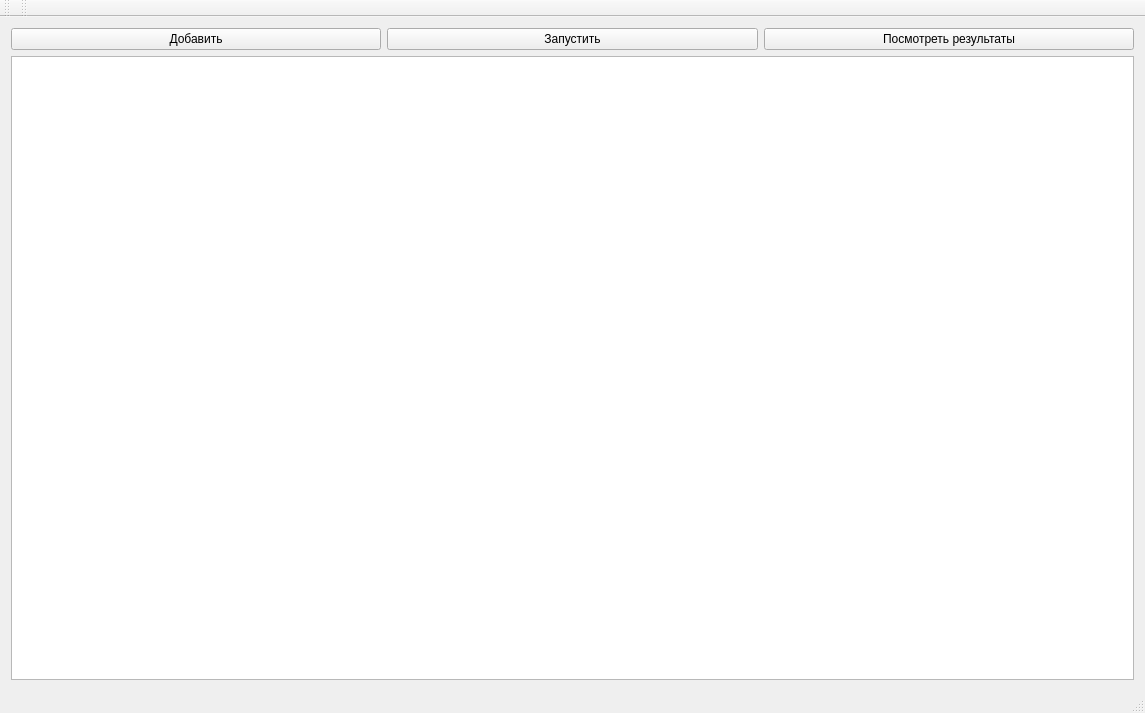
<?xml version="1.0" encoding="UTF-8"?>
<ui version="4.0">
 <class>MainWindow</class>
 <widget class="QMainWindow" name="MainWindow">
  <property name="geometry">
   <rect>
    <x>0</x>
    <y>0</y>
    <width>1145</width>
    <height>713</height>
   </rect>
  </property>
  <property name="windowTitle">
   <string>MainWindow</string>
  </property>
  <widget class="QWidget" name="centralWidget">
   <layout class="QVBoxLayout" name="verticalLayout">
    <item>
     <layout class="QHBoxLayout" name="horizontalLayout">
      <item>
       <widget class="QPushButton" name="AddExperimentButton">
        <property name="text">
         <string>Добавить</string>
        </property>
       </widget>
      </item>
      <item>
       <widget class="QPushButton" name="startExperimentButton">
        <property name="text">
         <string>Запустить</string>
        </property>
       </widget>
      </item>
      <item>
       <widget class="QPushButton" name="viewResultsButton">
        <property name="text">
         <string>Посмотреть результаты</string>
        </property>
       </widget>
      </item>
     </layout>
    </item>
    <item>
     <widget class="QTableView" name="experimentsTableView">
      <property name="selectionBehavior">
       <enum>QAbstractItemView::SelectRows</enum>
      </property>
     </widget>
    </item>
   </layout>
  </widget>
  <widget class="QMenuBar" name="menuBar">
   <property name="geometry">
    <rect>
     <x>0</x>
     <y>0</y>
     <width>1145</width>
     <height>20</height>
    </rect>
   </property>
  </widget>
  <widget class="QToolBar" name="mainToolBar">
   <attribute name="toolBarArea">
    <enum>TopToolBarArea</enum>
   </attribute>
   <attribute name="toolBarBreak">
    <bool>false</bool>
   </attribute>
  </widget>
  <widget class="QStatusBar" name="statusBar"/>
  <widget class="QToolBar" name="toolBar">
   <property name="windowTitle">
    <string>toolBar</string>
   </property>
   <attribute name="toolBarArea">
    <enum>TopToolBarArea</enum>
   </attribute>
   <attribute name="toolBarBreak">
    <bool>false</bool>
   </attribute>
  </widget>
 </widget>
 <layoutdefault spacing="6" margin="11"/>
 <resources/>
 <connections>
  <connection>
   <sender>AddExperimentButton</sender>
   <signal>clicked()</signal>
   <receiver>MainWindow</receiver>
   <slot>addButtonClicked()</slot>
   <hints>
    <hint type="sourcelabel">
     <x>195</x>
     <y>58</y>
    </hint>
    <hint type="destinationlabel">
     <x>572</x>
     <y>356</y>
    </hint>
   </hints>
  </connection>
  <connection>
   <sender>startExperimentButton</sender>
   <signal>clicked()</signal>
   <receiver>MainWindow</receiver>
   <slot>startButtonClicked()</slot>
   <hints>
    <hint type="sourcelabel">
     <x>572</x>
     <y>58</y>
    </hint>
    <hint type="destinationlabel">
     <x>572</x>
     <y>356</y>
    </hint>
   </hints>
  </connection>
  <connection>
   <sender>viewResultsButton</sender>
   <signal>clicked()</signal>
   <receiver>MainWindow</receiver>
   <slot>showButtonClicked()</slot>
   <hints>
    <hint type="sourcelabel">
     <x>949</x>
     <y>58</y>
    </hint>
    <hint type="destinationlabel">
     <x>572</x>
     <y>356</y>
    </hint>
   </hints>
  </connection>
 </connections>
 <slots>
  <signal>modelEvaluated()</signal>
  <slot>addButtonClicked()</slot>
  <slot>startButtonClicked()</slot>
  <slot>showButtonClicked()</slot>
 </slots>
</ui>
